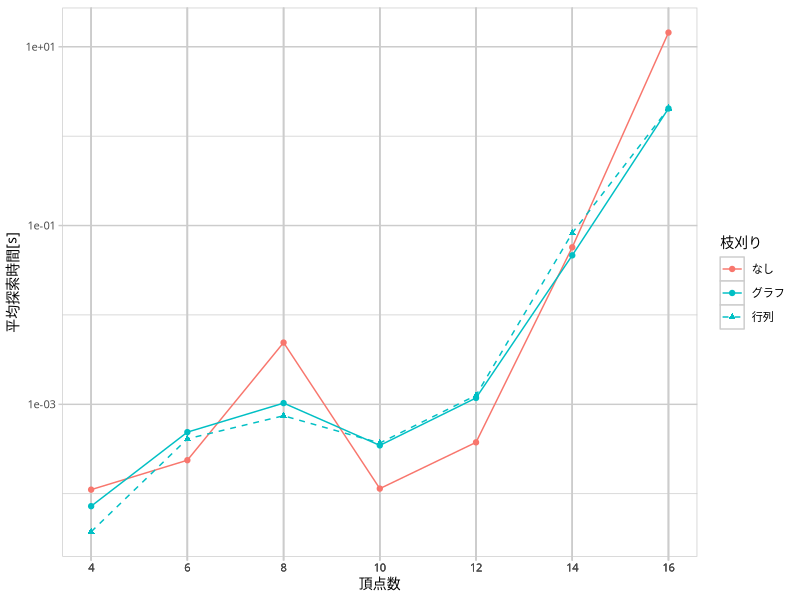

Write R code to recreate this figure.
library(readr)
library(dplyr)
library(ggplot2)

breaks <- c('basic', 'minmax', 'matrix')
labels <- c('なし', 'グラフ', '行列')
data <- read_csv('cmp-algo-mws.csv') %>%
  filter(d == 3, bdr == 'basic') %>%
  mutate(mtd = mgr) %>%
  group_by(n, d, mtd, node) %>%
  summarise(mean_time = mean(time)) %>%
  ungroup() %>%
  mutate(mtd = factor(mtd, levels = breaks)) %>%
  arrange(mtd, n)

gp <- ggplot(data, aes(x = n, y = mean_time, color = mtd, shape = mtd, linetype = mtd)) +
  geom_line() +
  geom_point() +
  scale_x_continuous(name = '頂点数',
                     breaks = data$n,
                     minor_breaks = NULL,
                     labels = as.character(data$n)) +
  scale_y_continuous(name = '平均探索時間[s]',
                     trans = 'log10') +
  scale_color_manual(name = '枝刈り',
                     breaks = breaks,
                     labels = labels,
                     values = c('#F8766D', '#00BFC4', '#00BFC4')) +
  scale_shape_manual(name = '枝刈り',
                     breaks = breaks,
                     labels = labels,
                     values = c(19, 19, 17)) +
  scale_linetype_manual(name = '枝刈り',
                        breaks = breaks,
                        labels = labels,
                        values = c(1, 1, 2)) +
  theme(text = element_text(family = 'IPAexGothic', size = 10),
        panel.background = element_rect(fill = 'white', colour = 'grey80'),
        panel.grid.major = element_line(colour = 'grey80'),
        panel.grid.minor = element_line(colour = 'grey80'),
        axis.ticks = element_line(colour = 'grey80')
  )

ggsave('the-sinitr-time.pdf', gp,
       width = 15, height = 10, units = 'cm',
       device = cairo_pdf)
